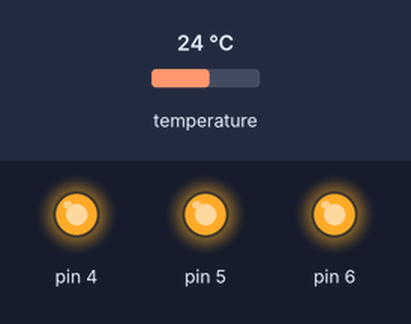
Bench run of a sketch on a simulated Arduino Uno, built with avr-gcc and run on an emulated ATmega328P. Shown: output pins drawn as LEDs (lit = HIGH). Wiring (inferred from the names in the program): BMP180 pressure sensor at I2C address 0x77. Inputs (shaded band) come from the test bench; at power-on: temperature 24 °C. What the sketch prints to the serial monitor is not drawn.

Above: at 0.1 s.
Timing chart, 0 to 1.6 s (numbered marks = the images above):
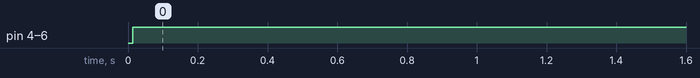

Measured:
- by itself, pin 4–6: LOW → HIGH at 0.01 s

The sketch:

nursery-temp-sensor.pde.ino
```cpp
// (licence header left out)
#include <Wire.h>

#define BMP085_ADDRESS 0x77  // I2C address of BMP085

const unsigned char OSS = 0;  // Oversampling Setting

// Calibration values
int ac1;
int ac2;
int ac3;
unsigned int ac4;
unsigned int ac5;
unsigned int ac6;
int b1;
int b2;
int mb;
int mc;
int md;

// b5 is calculated in bmp085GetTemperature(...), this variable is also used in bmp085GetPressure(...)
// so ...Temperature(...) must be called before ...Pressure(...).
long b5;

short temperature;
long pressure;

// Use these for altitude conversions
const float p0 = 101325;     // Pressure at sea level (Pa)
float altitude;

void setup()
{
  pinMode(4, OUTPUT);
  pinMode(5, OUTPUT);
  pinMode(6, OUTPUT);
  Serial.begin(9600);
  Wire.begin();
  bmp085Calibration();
}

void loop()
{
  temperature = bmp085GetTemperature(bmp085ReadUT());

  if (temperature < 160) {
    lightLEDs(1,0,0);
  }
  else if (temperature > 200) {
    lightLEDs(1,1,1);
  }
  else {
    lightLEDs(1,1,0);
  }

  Serial.print("Temperature: ");
  Serial.print(temperature, DEC);
  Serial.println(" *0.1 deg C");

  delay(60000);
}

void lightLEDs(int led1, int led2, int led3) {
  int led1_state = LOW;
  int led2_state = LOW;
  int led3_state = LOW;
  if (led1 == 1) {
    Serial.println("Lighting LED 1");
    led1_state = HIGH;
  }
  if (led2 == 1) {
    Serial.println("Lighting LED 2");
    led2_state = HIGH;
  }
  if (led3 == 1) {
    Serial.println("Lighting LED 3");
    led3_state = HIGH;
  }
  digitalWrite(4,led1_state);
  digitalWrite(5,led2_state);
  digitalWrite(6,led3_state);

}

// Stores all of the bmp085's calibration values into global variables
// Calibration values are required to calculate temp and pressure
// This function should be called at the beginning of the program
void bmp085Calibration()
{
  ac1 = bmp085ReadInt(0xAA);
  ac2 = bmp085ReadInt(0xAC);
  ac3 = bmp085ReadInt(0xAE);
  ac4 = bmp085ReadInt(0xB0);
  ac5 = bmp085ReadInt(0xB2);
  ac6 = bmp085ReadInt(0xB4);
  b1 = bmp085ReadInt(0xB6);
  b2 = bmp085ReadInt(0xB8);
  mb = bmp085ReadInt(0xBA);
  mc = bmp085ReadInt(0xBC);
  md = bmp085ReadInt(0xBE);
}

// Calculate temperature given ut.
// Value returned will be in units of 0.1 deg C
short bmp085GetTemperature(unsigned int ut)
{
  long x1, x2;

  x1 = (((long)ut - (long)ac6)*(long)ac5) >> 15;
  x2 = ((long)mc << 11)/(x1 + md);
  b5 = x1 + x2;

  return ((b5 + 8)>>4);
}


// Read 1 byte from the BMP085 at 'address'
char bmp085Read(unsigned char address)
{
  unsigned char data;

  Wire.beginTransmission(BMP085_ADDRESS);
  Wire.write(address);
  Wire.endTransmission();

  Wire.requestFrom(BMP085_ADDRESS, 1);
  while(!Wire.available())
    ;

  return Wire.read();
}

// Read 2 bytes from the BMP085
// First byte will be from 'address'
// Second byte will be from 'address'+1
int bmp085ReadInt(unsigned char address)
{
  unsigned char msb, lsb;

  Wire.beginTransmission(BMP085_ADDRESS);
  Wire.write(address);
  Wire.endTransmission();

  Wire.requestFrom(BMP085_ADDRESS, 2);
  while(Wire.available()<2)
    ;
  msb = Wire.read();
  lsb = Wire.read();

  return (int) msb<<8 | lsb;
}

// Read the uncompensated temperature value
unsigned int bmp085ReadUT()
{
  unsigned int ut;

  // Write 0x2E into Register 0xF4
  // This requests a temperature reading
  Wire.beginTransmission(BMP085_ADDRESS);
  Wire.write(0xF4);
  Wire.write(0x2E);
  Wire.endTransmission();

  // Wait at least 4.5ms
  delay(5);

  // Read two bytes from registers 0xF6 and 0xF7
  ut = bmp085ReadInt(0xF6);
  return ut;
}
```
